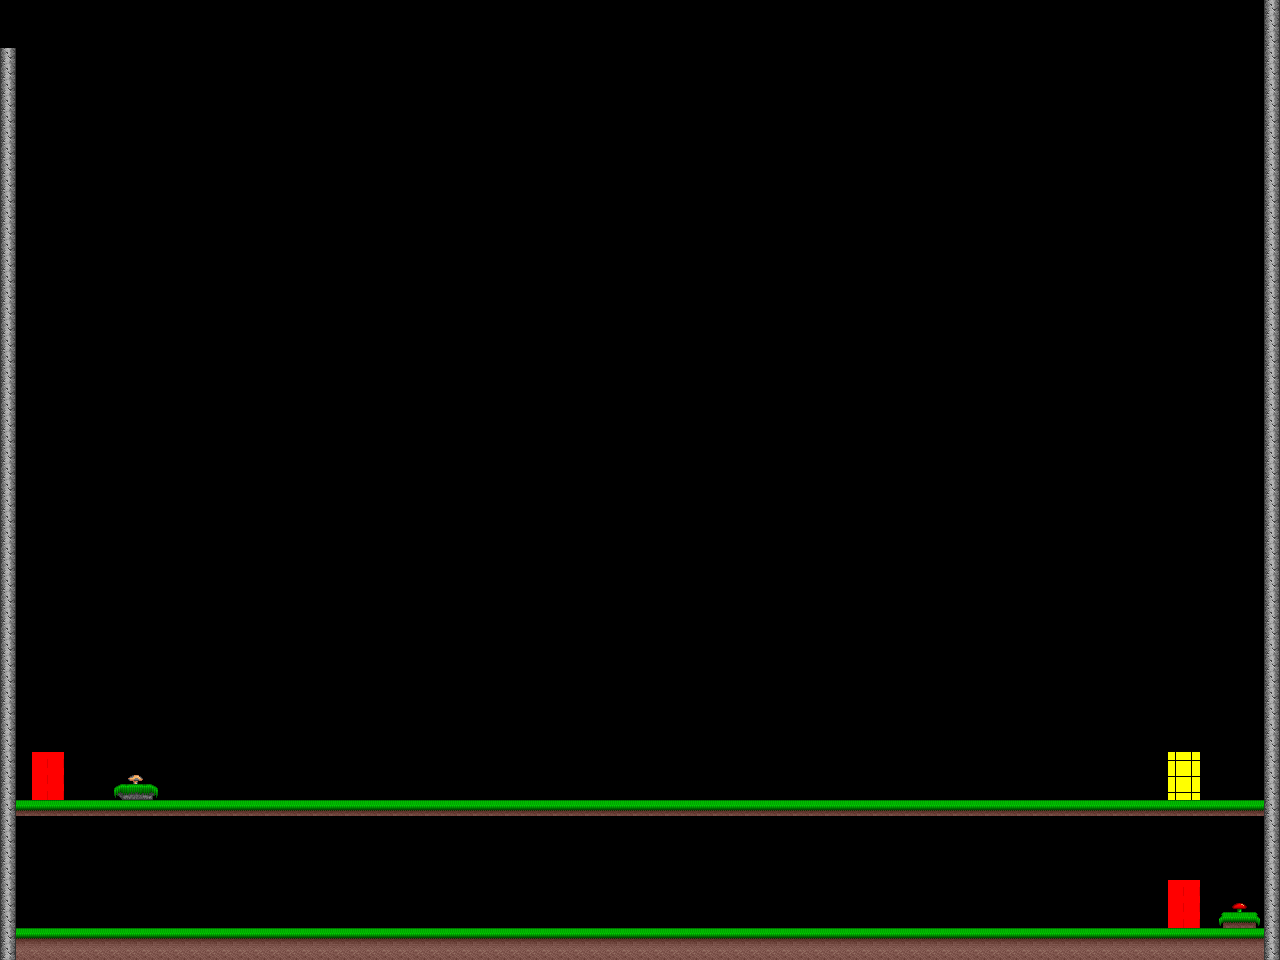

This game map was drawn from its Tiled (.tmx) file and the tilesets committed beside it. A one-line description and the trimmed map source follow:
An orthogonal 80x60 tile map with 16x16 px tiles, 3 tile layers (doors, platforms, rewards), 2 tilesets.

<map version="1.0" orientation="orthogonal" renderorder="right-down" width="80" height="60" tilewidth="16" tileheight="16">
 <tileset firstgid="1" name="tiles_mga" tilewidth="16" tileheight="16">
  <image source="tiles_mga.png" width="128" height="128" />
 </tileset>
 <tileset firstgid="65" name="walls" tilewidth="128" tileheight="64">
  <image source="walls.jpg" width="256" height="128" />
 </tileset>
 <layer name="doors" width="80" height="60">
  <data>[4800 cells, 18 non-empty, 2 distinct tile ids]</data>
 </layer>
 <layer name="platforms" width="80" height="60">
  <data>[4800 cells, 357 non-empty, 8 distinct tile ids]</data>
 </layer>
 <layer name="rewards" width="80" height="60">
  <data>[4800 cells, 2 non-empty, 2 distinct tile ids]</data>
 </layer>
</map>
